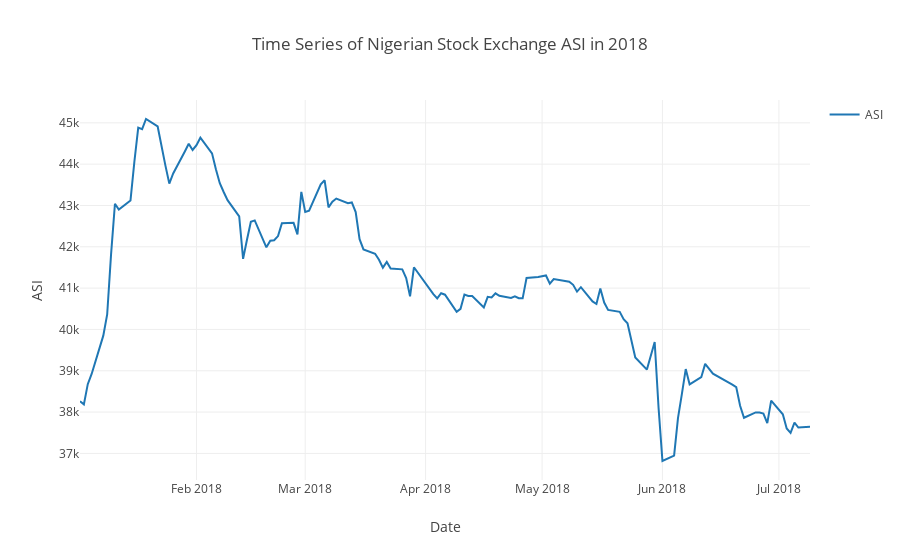

The cell this chart's notebook holds for it:
### Markdown cell above
#### Next set of cells plot the time series data using plotly

### Code cell
iplot({
    'data':[go.Scatter(x = df['Date'], y = df['ASI'], name='ASI')],
    'layout':go.Layout({'title':'Time Series of Nigerian Stock Exchange ASI in 2018', 
                        'xaxis':{'title':'Date'}, 
                        'yaxis':{'title':'ASI'}}, showlegend=True)
},image_width=40, image_height=40)

### Figure 1 — Plotly figure (JSON) as saved in the notebook; plotly's stock layout.template omitted (floating-point values rounded to 4 significant figures; data arrays with more than 128 entries replaced by an {"elided": "..."} marker saying what was removed)
{"data": [{"name": "ASI", "type": "scatter", "x": {"elided": "129 str values"}, "y": {"elided": "129 float values"}}], "layout": {"showlegend": true, "title": "Time Series of Nigerian Stock Exchange ASI in 2018", "xaxis": {"title": "Date"}, "yaxis": {"title": "ASI"}}}
